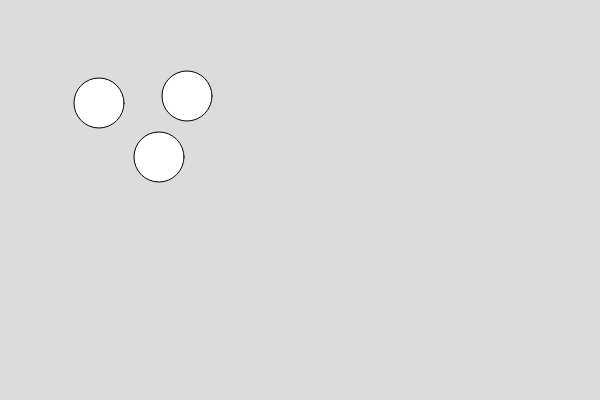
Frame 1 (no input)
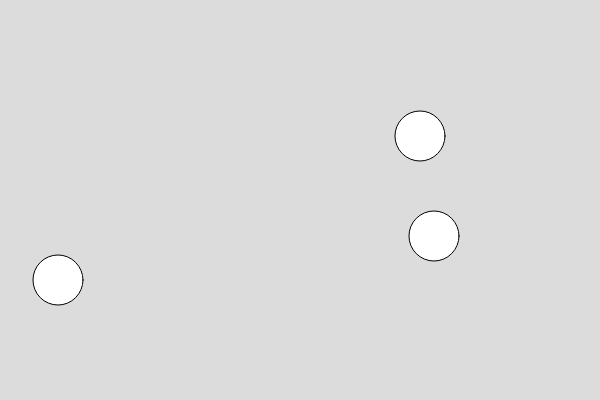
Frame 60 (no input)
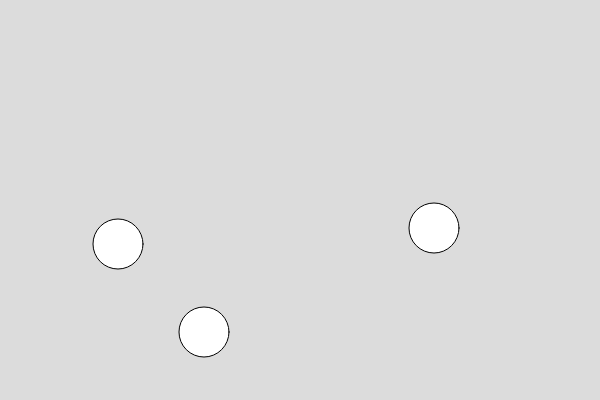
Frame 120 (the mouse pressed at the canvas centre since frame 60)

The p5.js sketch that drew these frames (run headless with seeded random() and noise() and a simulated clock; from frame 60 on, the mouse is pressed at the canvas centre):

// p5.js sketch
// ── sketch.js

// let x = 0;
// let hastighed = 3
let radius = 50
let xValues = [100,150,200];
let yValues = [100,150,100];
let xSpeed = [-1,9,-13];
let ySpeed = [3,7,-4];

function setup() {
  createCanvas(600, 400);

}


function draw() {
  background(220);
  // circle (x,150,radius);
// her sker det at den første if får vores x koordinat
// til at være -3 når vores x større en bredden
// den anden if siger nu hvor x mindre end 0
// så skal vores x være større end vores x værdig
// - radius/2 gør det at den rammer kenten med uderside

  //vandret HUSK AT BYT X OG 150 RUNDT
// if (x > width - radius/2){
// hastighed = -3;
// }
// if (x < 0 + radius/2){
// hastighed = 3;
// }
  

//   x = x + hastighed;   


for(let i = 0; i < xValues.length && i < yValues.length; i++){
 if(xValues[i] > width - radius || xValues[i] < 0 + radius)
 xSpeed[i]=-xSpeed[i]

  if(yValues[i] > height-radius||yValues[i] < 0 + radius){
    ySpeed[i] = -ySpeed[i]}
    
    
xValues[i]+=xSpeed[i]
yValues[i]+=ySpeed[i]

circle(xValues[i],yValues[i],radius);

}
}
  


   
   
